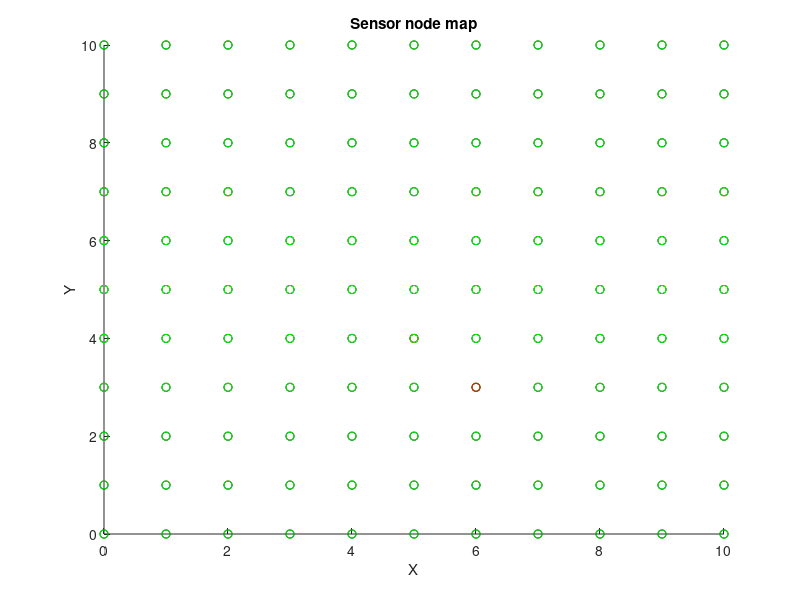

Source code (MATLAB): (Note: this script raises an error after producing the figure.)
% In this 2D grid simulation the object can leave the network.

clear all;
close all;

%% Parameter definitions
NUM_SENSORS = 11^2;
STATES = (2*sqrt(NUM_SENSORS)-1)^2 + 1;
AWAKE_COST = 0.002;
ITERATIONS = 50;
PAUSE_TIME = 0.01;   % 0.3 is pretty good for visual inspection.

% Create the transition probability matrix for a 2-D square sensor array.
% Example layout with 16 sensors:
% 4-----8-----12----16
% -------------------
% 3-----7-----11----15
% -------------------
% 2-----6-----10----14
% -------------------
% 1-----5-----9-----13
P = zeros(NUM_SENSORS+1);
P(NUM_SENSORS+1,NUM_SENSORS+1) = 1;
for n = 1:NUM_SENSORS
    % First catch the four corners. BL,TR,TL,BR
    if(n==1)
        P(n,n) = 0.2;
        P(n,2) = 0.2;
        P(n,1+sqrt(NUM_SENSORS)) = 0.2;
        P(n,2+sqrt(NUM_SENSORS)) = 0.2;
        P(n,NUM_SENSORS+1) = 0.2;
    elseif(n==NUM_SENSORS)
        P(n,n) = 0.2;
        P(n,n-1) = 0.2;
        P(n,n-sqrt(NUM_SENSORS)) = 0.2;
        P(n,n-1-sqrt(NUM_SENSORS)) = 0.2;
        P(n,NUM_SENSORS+1) = 0.2;
    elseif(n==sqrt(NUM_SENSORS))
        P(n,n) = 0.2;
        P(n,n-1) = 0.2;
        P(n,n+sqrt(NUM_SENSORS)) = 0.2;
        P(n,n-1+sqrt(NUM_SENSORS)) = 0.2;
        P(n,NUM_SENSORS+1) = 0.2;
    elseif(n==NUM_SENSORS+1-sqrt(NUM_SENSORS))
        P(n,n) = 0.2;
        P(n,n+1) = 0.2;
        P(n,n-sqrt(NUM_SENSORS)) = 0.2;
        P(n,n+1-sqrt(NUM_SENSORS)) = 0.2;
        P(n,NUM_SENSORS+1) = 0.2;
    % Then catch the sides: L,B,R,T
    elseif(n<sqrt(NUM_SENSORS))
        P(n,n) = 1/7;
        P(n,n+1) = 1/7;
        P(n,n-1) = 1/7;
        P(n,n+sqrt(NUM_SENSORS)) = 1/7;
        P(n,n+1+sqrt(NUM_SENSORS)) = 1/7;
        P(n,n-1+sqrt(NUM_SENSORS)) = 1/7;
        P(n,NUM_SENSORS+1) = 1/7;
    elseif(mod(n,sqrt(NUM_SENSORS))==1)
        P(n,n) = 1/7;
        P(n,n+sqrt(NUM_SENSORS)) = 1/7;
        P(n,n-sqrt(NUM_SENSORS)) = 1/7;
        P(n,n+1) = 1/7;
        P(n,n+1+sqrt(NUM_SENSORS)) = 1/7;
        P(n,n+1-sqrt(NUM_SENSORS)) = 1/7;
        P(n,NUM_SENSORS+1) = 1/7;
    elseif(n>NUM_SENSORS-sqrt(NUM_SENSORS))
        P(n,n) = 1/7;
        P(n,n+1) = 1/7;
        P(n,n-1) = 1/7;
        P(n,n-sqrt(NUM_SENSORS)) = 1/7;
        P(n,n-1-sqrt(NUM_SENSORS)) = 1/7;
        P(n,n+1-sqrt(NUM_SENSORS)) = 1/7;
        P(n,NUM_SENSORS+1) = 1/7;
    elseif(mod(n,sqrt(NUM_SENSORS))==0)
        P(n,n) = 1/7;
        P(n,n-sqrt(NUM_SENSORS)) = 1/7;
        P(n,n+sqrt(NUM_SENSORS)) = 1/7;
        P(n,n-1) = 1/7;
        P(n,n-1-sqrt(NUM_SENSORS)) = 1/7;
        P(n,n-1+sqrt(NUM_SENSORS)) = 1/7;
        P(n,NUM_SENSORS+1) = 1/7;
    % Now do the interior.
    else
        P(n,n) = 1/9;
        P(n,n+1) = 1/9;
        P(n,n-1) = 1/9;
        P(n,n+sqrt(NUM_SENSORS)) = 1/9;
        P(n,n-sqrt(NUM_SENSORS)) = 1/9;
        P(n,n+1+sqrt(NUM_SENSORS)) = 1/9;
        P(n,n-1+sqrt(NUM_SENSORS)) = 1/9;
        P(n,n+1-sqrt(NUM_SENSORS)) = 1/9;
        P(n,n-1-sqrt(NUM_SENSORS)) = 1/9;
    end
end

%% Sensor initialization
sens(NUM_SENSORS).x = 0;
for n = 1:NUM_SENSORS
    sens(n).x = floor((n-1)/sqrt(NUM_SENSORS));
    sens(n).y = mod((n-1),sqrt(NUM_SENSORS));
    sens(n).sleep_time = 0;
end
% Start the target in the first position.
b_k = floor(NUM_SENSORS/2);
% Start out p_k as knowing exactly where the target is.
p_k = zeros(NUM_SENSORS+1,1);
p_k(floor(NUM_SENSORS/2)) = 1;
p_k = p_k';
num_on_arr = zeros(ITERATIONS,1);
avg_sleep_arr = zeros(ITERATIONS,1);
tracking_err_arr = zeros(ITERATIONS,1);

%% Dynamic plot initialization
figure(1)
%grid on;
for n = 1:NUM_SENSORS
    hold on;
    plot(sens(n).x,sens(n).y,'blacko');title('Sensor node map');
    xlabel('X');ylabel('Y');
    hold off;
end
hold on;
plot(sens(b_k).x,sens(b_k).y,'ro');
pause(PAUSE_TIME);
hold off;
count = 0;
corr_count = 0;

%% Iterations
for l=1:ITERATIONS
    % Sets the last node to b_k for use by the line plotter function.
    last = b_k;
    
    % Generate the e_b_k vector using current b_k.
    e_b_k = zeros(1,NUM_SENSORS+1);
    for n = 1:(NUM_SENSORS+1)
        if(n == b_k)
            e_b_k(n) = 1;
        end
    end

    % Find the new b_k for the round.
    b_k = e_b_k*P;

    % Determine a new position from the probability distribution.
    temp = rand;
    for n = 1:(NUM_SENSORS+1)
        temp = temp - b_k(n);
        if(temp<0)
            b_k = n;
            break;
        end
    end
    
    % Break if we're done.
    if(b_k==NUM_SENSORS+1)
        break;
    end

    % Reset found and num_on to 0 for the new iteration.
    found = 0;
    num_on = 0;
    total_sleep_time = 0;

    % Read from the sensors.
    for n=1:NUM_SENSORS
        if(sens(n).sleep_time > 0)
            % If the sensor is asleep, let it keep sleeping...
            hold on;
            plot(sens(n).x,sens(n).y,'blacko');
            hold off;
            total_sleep_time = total_sleep_time + sens(n).sleep_time;
        else
            % If the sensor is awake, take a reading and decide how long to
            % sleep from there.
            if(b_k == n)
                % If the target is in sensor n's range...
                found = n;
            else
                % If the target is not in the range of sensor n...
                % We know it's NOT at sensor n.
                p_k(n) = 0;
                % Renormalize the probability matrix to reflect this.
                p_k = p_k./sum(p_k);
            end
            num_on = num_on + 1;
            hold on;
            plot(sens(n).x,sens(n).y,'go');
            hold off;
        end
    end
    
    % Build num_on array for post analysis.
    num_on_arr(l) = num_on;
    avg_sleep_time = total_sleep_time/NUM_SENSORS;
    avg_sleep_arr(l) = avg_sleep_time;

    % If we saw the target this iteration update the target position
    % probability distribution to reflect this. This results in p_k+1.
    if(found>0)
        p_k = zeros(1,NUM_SENSORS+1);
        p_k(found) = 1;
        count = count + 1;
    end
    
    % Find predicted b_k (ie highest p_k value)
    [~, I] = max(p_k);
    if(b_k == I)
        corr_count = corr_count + 1;
        if(l==1)
            tracking_err_arr(l) = 0;
        else
            tracking_err_arr(l) = tracking_err_arr(l-1);
        end
    else
        if(l==1)
            tracking_err_arr(l) = 1;
        else
            tracking_err_arr(l) = tracking_err_arr(l-1) + 1;
        end
    end
    
    % Find the new sleep time. (eq 20 from the paper)
    for n = 1:NUM_SENSORS
        if(sens(n).sleep_time>0)
            sens(n).sleep_time = sens(n).sleep_time - 1;
        else
            u = 0;
            temp = p_k*P;
            
            % Find the RHS of eq 20.
            sum_temp = 0;
            for i = 1:NUM_SENSORS
                if(temp(i) == 0)
                    % Do nothing.
                else
                    sum_temp = sum_temp + AWAKE_COST*temp(i);
                end
            end
            
            while((temp(n) < sum_temp) && (u<ITERATIONS))
                u = u + 1;
                temp = p_k*(P^(u+1));
                
                % Find the RHS of eq 20.
                sum_temp = 0;
                for i = 1:NUM_SENSORS
                    if(temp(i) <= 0)
                        % Do nothing.
                    else
                        sum_temp = sum_temp + AWAKE_COST*temp(i);
                    end
                end
            end
            sens(n).sleep_time = u;
        end
    end
    
    % Update p_k to show what we think p_k+1 is.
    p_k = p_k*P;
    
    % Update dynamic plot
    hold on;
    if(b_k<NUM_SENSORS+1)
        plot(sens(b_k).x,sens(b_k).y,'ro');
        line2(sens(last).x,sens(last).y,sens(b_k).x,sens(b_k).y);
    end
    hold off;
    pause(PAUSE_TIME)
end

%% Plot data
figure(2)
subplot(3,1,1);
plot(num_on_arr);xlabel('Time');ylabel('Number of sensors awake');
title('Number of Sensors Awake Vs. Time');
subplot(3,1,2);
plot(avg_sleep_arr);xlabel('Time');ylabel('Average sleep time per sensor');
title('Average Sleep Time');
subplot(3,1,3);
plot(tracking_err_arr);xlabel('Time');ylabel('Tracking Error Counter');
title('Tracking Errors Vs. Time');
detection_rate = count/l
Avg_Energy_Use = sum(num_on_arr)/l
tracking_error = 1 - corr_count/l